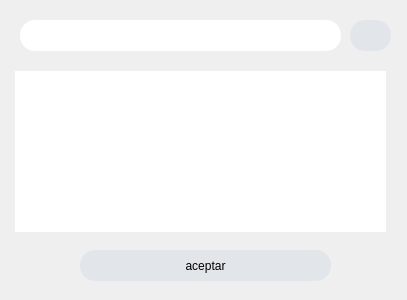
<?xml version="1.0" encoding="UTF-8"?>
<ui version="4.0">
 <class>Dialog</class>
 <widget class="QDialog" name="Dialog">
  <property name="geometry">
   <rect>
    <x>0</x>
    <y>0</y>
    <width>407</width>
    <height>300</height>
   </rect>
  </property>
  <property name="windowTitle">
   <string>Menu</string>
  </property>
  <widget class="QListWidget" name="list_menu_selec">
   <property name="geometry">
    <rect>
     <x>15</x>
     <y>71</y>
     <width>371</width>
     <height>161</height>
    </rect>
   </property>
   <property name="styleSheet">
    <string notr="true">border-radius: 15px;
</string>
   </property>
  </widget>
  <widget class="QPushButton" name="pushButton__act">
   <property name="geometry">
    <rect>
     <x>80</x>
     <y>250</y>
     <width>251</width>
     <height>31</height>
    </rect>
   </property>
   <property name="styleSheet">
    <string notr="true">border-radius: 15px;
background-color:rgb(226, 230, 234)</string>
   </property>
   <property name="text">
    <string>aceptar</string>
   </property>
  </widget>
  <widget class="QLineEdit" name="line_se_menu">
   <property name="geometry">
    <rect>
     <x>20</x>
     <y>20</y>
     <width>321</width>
     <height>31</height>
    </rect>
   </property>
   <property name="styleSheet">
    <string notr="true">border-radius: 15px;
</string>
   </property>
  </widget>
  <widget class="QPushButton" name="pushButton_search">
   <property name="geometry">
    <rect>
     <x>350</x>
     <y>20</y>
     <width>41</width>
     <height>31</height>
    </rect>
   </property>
   <property name="styleSheet">
    <string notr="true">border-radius: 15px;
background-color:rgb(226, 230, 234)</string>
   </property>
   <property name="text">
    <string/>
   </property>
   <property name="icon">
    <iconset resource="../images/images.qrc">
     <normaloff>:/images/search-50.png</normaloff>:/images/search-50.png</iconset>
   </property>
  </widget>
 </widget>
 <resources>
  <include location="../images/images.qrc"/>
 </resources>
 <connections/>
</ui>
